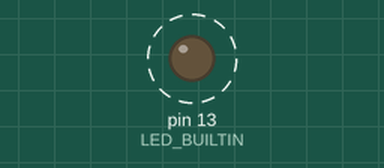
Recording of a sketch running on a simulated Arduino Uno, built with avr-gcc and run on an emulated ATmega328P. On the bench: output pins drawn as LEDs (lit = HIGH). Dashed ring = blinking.

Above: at 0.6 s.
Timing chart, 0 to 5.9 s (numbered marks = the images above):
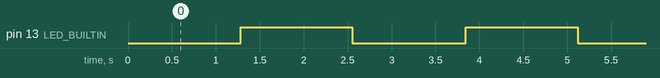

The sketch:

Led_bb.ino
```cpp
void setup() {
   pinMode(LED_BUILTIN, OUTPUT);

}

void loop() {
   int i = 0;
   for (i = 0; i < 255; i++){ //faz um loop loop de 0 a 254
      //acende gradualmente
      analogWrite(LED_BUILTIN, i); //define o brilho do LED
      delay(10); //espera 10ms
    }

    for (i = 255; i > 0; i--); { //faz um loop de 255 a 1

      analogWrite(LED_BUILTIN, i); //define o brilho do LED
      delay(10); //aguarda 10ms
    }

}
```

Measured:
- by itself, pin 13 (LED_BUILTIN): alternates HIGH for 1.3 s and LOW for 1.3 s
